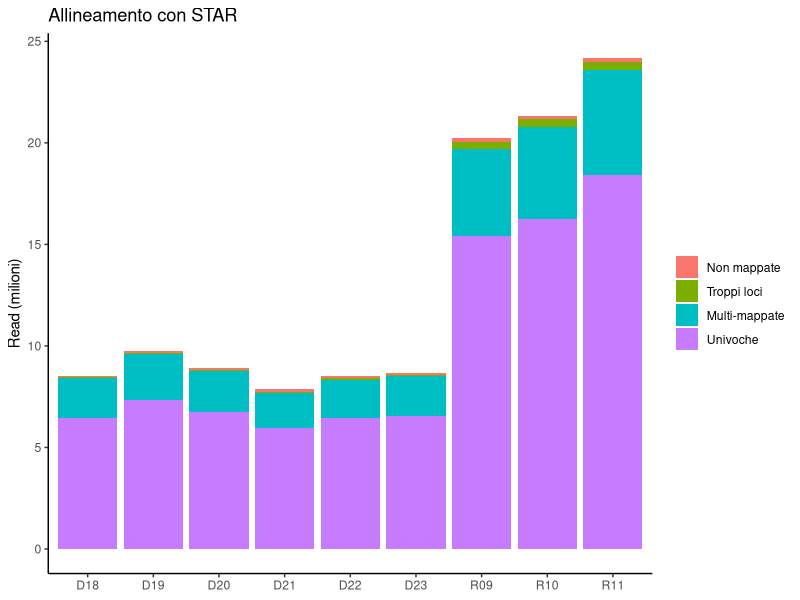

Generate this figure with R:
## ---- chunk 1
knitr::opts_chunk$set(echo = TRUE, message = FALSE, warning = FALSE,
                      fig.width = 8, fig.height = 5, fig.path = "fig/quantseq-")
## ---- chunk 2
library(knitr)
qc <- read.csv("data/quantseq/preprocessing_summary.csv")

kable(qc[, c("id", "condition", "run", "raw_reads", "raw_dup_pct", "raw_gc_pct")],
      col.names = c("Campione", "Condizione", "Corsa", "Read (R1)", "% duplicati", "% GC"),
      format.args = list(big.mark = "."))
## ---- chunk 3
qc$pct_too_short <- round(100 * qc$too_short / qc$raw_reads, 2)

kable(qc[, c("id", "raw_reads", "trimmed_reads", "pct_too_short",
             "trim_bases_pct", "trim_mean_len")],
      col.names = c("Campione", "Read prima", "Read dopo", "% scartate (< 20 nt)",
                    "% basi rimosse", "Lunghezza media dopo (nt)"),
      format.args = list(big.mark = "."))
## ---- chunk 4
qc$pct_unique  <- round(100 * qc$uniquely_mapped / qc$trimmed_reads, 1)
qc$pct_multi   <- round(100 * qc$multimapped / qc$trimmed_reads, 1)
qc$pct_toomany <- round(100 * qc$too_many_loci / qc$trimmed_reads, 1)
qc$pct_unmap   <- round(100 * qc$unmapped / qc$trimmed_reads, 1)

kable(qc[, c("id", "trimmed_reads", "uniquely_mapped", "pct_unique",
             "pct_multi", "pct_toomany", "pct_unmap")],
      col.names = c("Campione", "Read in input", "Mappate in modo univoco", "% univoche",
                    "% multi-mappate", "% troppi loci", "% non mappate"),
      format.args = list(big.mark = "."))
## ---- chunk 5
library(ggplot2)
library(tidyr)

aln <- pivot_longer(qc[, c("id", "uniquely_mapped", "multimapped", "too_many_loci", "unmapped")],
                    -id, names_to = "category", values_to = "reads")
aln$category <- factor(aln$category,
                       levels = c("unmapped", "too_many_loci", "multimapped", "uniquely_mapped"),
                       labels = c("Non mappate", "Troppi loci", "Multi-mappate", "Univoche"))

ggplot(aln, aes(x = id, y = reads / 1e6, fill = category)) +
  geom_col() +
  labs(x = NULL, y = "Read (milioni)", fill = NULL, title = "Allineamento con STAR") +
  theme_classic()
## ---- chunk 6
cnt_summ <- read.csv("data/quantseq/star_counts_summary.csv")
cnt_summ$sample <- sub("^UNIPD-0(24|46)-", "", cnt_summ$sample)
cnt_summ$pct_assigned <- round(100 * cnt_summ$N_assigned /
                                 (cnt_summ$N_assigned + cnt_summ$N_noFeature + cnt_summ$N_ambiguous), 1)
kable(cnt_summ,
      col.names = c("Campione", "Non mappate", "Multi-mappate", "Nessun gene", "Ambigue",
                    "Assegnate a un gene", "% delle univoche assegnate"),
      format.args = list(big.mark = "."))
## ---- chunk 7
ids <- c("UNIPD-046-D18", "UNIPD-046-D19", "UNIPD-046-D20",
         "UNIPD-046-D21", "UNIPD-046-D22", "UNIPD-046-D23",
         "UNIPD-024-R09", "UNIPD-024-R10", "UNIPD-024-R11")
link <- function(path, label) sprintf("[%s](%s)", label, path)

reports <- data.frame(
  Campione     = ids,
  Condizione   = rep(c("miR_A", "miR_B", "Ctrl"), each = 3),
  `R1 grezza`  = link(sprintf("reports/quantseq/fastqc_raw/%s_R1_fastqc.html", ids), "R1"),
  `R2 grezza`  = link(sprintf("reports/quantseq/fastqc_raw/%s_R2_fastqc.html", ids), "R2"),
  `R1 trimmed` = link(sprintf("reports/quantseq/fastqc_trimmed/%s_R1.trim_fastqc.html", ids), "R1 trimmed"),
  check.names = FALSE, row.names = NULL
)
kable(reports)
## ---- chunk 8
sessionInfo()
